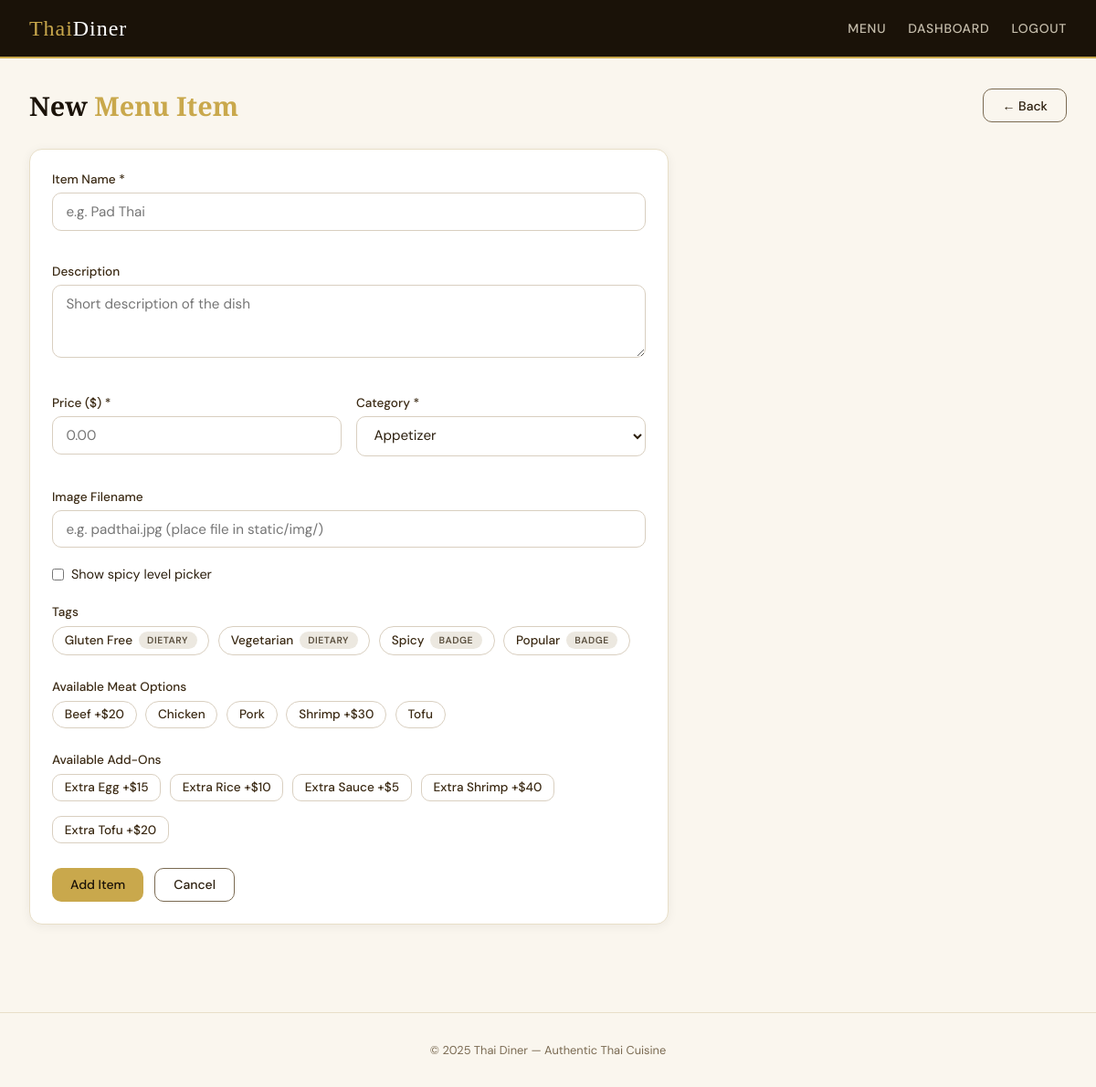
Page /admin/items/new (signed in) on the committed database.
### models.py (models this page shows, shortened)
class Tag(db.Model):
    __tablename__ = 'tag'
    id       = db.Column(db.Integer, primary_key=True)
    label    = db.Column(db.String(50), unique=True, nullable=False)
    tag_type = db.Column(db.String(20), nullable=False)  # 'dietary' or 'badge'

class MeatOption(db.Model):
    __tablename__ = 'meat_option'
    id          = db.Column(db.Integer, primary_key=True)
    name        = db.Column(db.String(80), nullable=False)           # e.g. "Chicken", "Pork", "Tofu"
    extra_price = db.Column(db.Float, default=0.0, nullable=False)   # extra charge on top of base price
    is_default  = db.Column(db.Boolean, default=False, nullable=False)  # pre-selected option in UI

class AddOn(db.Model):
    __tablename__ = 'add_on'
    id    = db.Column(db.Integer, primary_key=True)
    name  = db.Column(db.String(100), nullable=False)  # e.g. "Extra Egg", "Extra Tofu"
    price = db.Column(db.Float, nullable=False)         # additional cost

### app.py (the view, shortened to what this page needs)
@app.route('/admin/items/new', methods=['GET', 'POST'])
@login_required
def admin_item_new():
    categories   = Category.query.order_by(Category.display_order).all()
    tags         = Tag.query.all()
    meat_options = MeatOption.query.order_by(MeatOption.name).all()
    add_ons      = AddOn.query.order_by(AddOn.name).all()
    return render_template('admin/item_form.html',
                           categories=categories, tags=tags,
                           meat_options=meat_options, add_ons=add_ons,
                           item=None)

### app.py (called while the page is built)
@login_manager.user_loader
def load_user(user_id):
    return Admin.query.get(int(user_id))

### templates/admin/item_form.html (shortened to what this page needs)
{% extends "base.html" %}
{% block content %}
<main>
  <div class="page-header">
    <h1 class="page-title">{{ 'Edit' if item else 'New' }} <span>Menu Item</span></h1>
    <a href="{{ url_for('admin_dashboard') }}" class="btn btn-outline">← Back</a>
  </div>
  <div class="card" style="max-width:700px">
    <form method="POST">
      <div style="display:grid;grid-template-columns:1fr 1fr;gap:1rem">
        <div class="form-group" style="grid-column:1/-1">
          <label>Item Name *</label>
          <input type="text" name="name" class="form-control"
                 value="{{ item.name if item else '' }}" required placeholder="e.g. Pad Thai">
        </div>
        <div class="form-group" style="grid-column:1/-1">
          <label>Description</label>
          <textarea name="description" class="form-control"
                    placeholder="Short description of the dish">{{ item.description if item else '' }}</textarea>
        </div>
        <div class="form-group">
          <label>Price ($) *</label>
          <input type="number" name="price" class="form-control" step="0.01" min="0"
                 value="{{ item.price if item else '' }}" required placeholder="0.00">
        </div>
        <div class="form-group">
          <label>Category *</label>
          <select name="category_id" class="form-control" required>
            {% for cat in categories %}
              <option value="{{ cat.id }}"
                {% if item and item.category_id == cat.id %}selected{% endif %}>
                {{ cat.name | title }}
              </option>
            {% endfor %}
          </select>
        </div>
        <div class="form-group" style="grid-column:1/-1">
          <label>Image Filename</label>
          <input type="text" name="image_url" class="form-control"
                 value="{{ item.image_url if item else '' }}"
                 placeholder="e.g. padthai.jpg (place file in static/img/)">
        </div>
      </div>
      <div style="display:flex;gap:2rem;margin-bottom:1.5rem">
        <label style="display:flex;align-items:center;gap:0.5rem;font-size:0.9rem;cursor:pointer">
          <input type="checkbox" name="has_spicy_option"
                 {{ 'checked' if item and item.has_spicy_option else '' }}>
          Show spicy level picker
        </label>
      </div>
      <div class="form-group">
        <label>Tags</label>
        <div style="display:flex;flex-wrap:wrap;gap:0.6rem">
          {% for tag in tags %}
            <label style="display:flex;align-items:center;gap:0.4rem;font-size:0.85rem;cursor:pointer;
                          padding:0.35rem 0.8rem;border:1.5px solid #d9cfc0;border-radius:999px;
                          background:{% if item and tag in item.tags %}var(--gold){% else %}#fff{% endif %}">
              {{ tag.label | replace('_',' ') | title }}
              <span class="badge badge-gray" style="font-size:0.65rem">{{ tag.tag_type }}</span>
            </label>
          {% endfor %}
        </div>
      </div>
      <div class="form-group">
        <label>Available Meat Options</label>
        <div style="display:flex;flex-wrap:wrap;gap:0.6rem">
          {% for m in meat_options %}
            <label style="display:flex;align-items:center;gap:0.4rem;font-size:0.85rem;cursor:pointer;
                          padding:0.35rem 0.8rem;border:1.5px solid #d9cfc0;border-radius:999px;
                          background:{% if item and m in item.meat_options %}var(--gold){% else %}#fff{% endif %}">
              {{ m.name }}{% if m.extra_price > 0 %} +${{ "%.0f"|format(m.extra_price) }}{% endif %}
            </label>
          {% endfor %}
        </div>
      </div>
      <div class="form-group">
        <label>Available Add-Ons</label>
        <div style="display:flex;flex-wrap:wrap;gap:0.6rem">
          {% for a in add_ons %}
            <label style="display:flex;align-items:center;gap:0.4rem;font-size:0.85rem;cursor:pointer;
                          padding:0.35rem 0.8rem;border:1.5px solid #d9cfc0;border-radius:var(--radius);
                          background:{% if item and a in item.add_ons %}var(--dark);color:var(--gold){% else %}#fff{% endif %}">
              {{ a.name }} +${{ "%.0f"|format(a.price) }}
            </label>
          {% endfor %}
        </div>
      </div>
      <div style="display:flex;gap:0.75rem;margin-top:0.5rem">
        <button type="submit" class="btn btn-gold">
          {{ 'Save Changes' if item else 'Add Item' }}
        </button>
        <a href="{{ url_for('admin_dashboard') }}" class="btn btn-outline">Cancel</a>
      </div>
    </form>
  </div>
</main>
{% endblock %}

### templates/base.html (style rules this page uses)
:root { --gold: #c9a84c; --gold-lt: #e8c97a; --dark: #1a1208; --brown: #3b2a14; --cream: #faf6ee; --warm: #f0e8d4; --red: #b83228; --text: #2c1f0e; --muted: #7a6a52; --radius: 10px; }
*, *::before, *::after { box-sizing: border-box; margin: 0; padding: 0; }
body { font-family: 'DM Sans', sans-serif; background: var(--cream); color: var(--text); min-height: 100vh; }
main { padding: 2rem; max-width: 1200px; margin: 0 auto; }
.btn { display: inline-block; padding: 0.55rem 1.25rem; border-radius: var(--radius); font-family: 'DM Sans', sans-serif; font-size: 0.875rem; font-weight: 500; cursor: pointer; border: none; text-decoration: none; transition: opacity 0.2s, transform 0.1s; }
.btn-gold { background: var(--gold); color: var(--dark); }
.btn-outline { background: transparent; color: var(--text); border: 1.5px solid var(--muted); }
.form-group { margin-bottom: 1.25rem; }
.form-group label { display: block; font-size: 0.85rem; font-weight: 500; margin-bottom: 0.4rem; color: var(--brown); }
.form-control { width: 100%; padding: 0.6rem 0.9rem; border: 1.5px solid #d9cfc0; border-radius: var(--radius); font-family: 'DM Sans', sans-serif; font-size: 0.95rem; background: #fff; color: var(--text); transition: border-color 0.2s; }
textarea.form-control { resize: vertical; min-height: 80px; }
.card { background: #fff; border-radius: 14px; border: 1px solid #e8dfc8; padding: 1.5rem; box-shadow: 0 2px 12px rgba(26,18,8,0.06); }
.page-header { display: flex; align-items: center; justify-content: space-between; margin-bottom: 1.75rem; }
.page-title { font-family: 'Playfair Display', serif; font-size: 1.8rem; color: var(--dark); font-weight: 700; }
.page-title span { color: var(--gold); }
.badge { display: inline-block; padding: 0.2rem 0.6rem; border-radius: 999px; font-size: 0.72rem; font-weight: 600; text-transform: uppercase; letter-spacing: 0.05em; }
.badge-gray { background: #ece8e0; color: #5a4f3e; }

### rows in the picture
Tag: label "Gluten Free", tag_type "DIETARY"
Tag: label "Vegetarian", tag_type "DIETARY"
Tag: label "Spicy", tag_type "BADGE"
Tag: label "Popular", tag_type "BADGE"
MeatOption: name "Beef", extra_price "20"
MeatOption: name "Chicken"
MeatOption: name "Pork"
MeatOption: name "Shrimp", extra_price "30"
MeatOption: name "Tofu"
AddOn: name "Extra Egg", price "15"
AddOn: name "Extra Rice", price "10"
AddOn: name "Extra Sauce", price "5"
AddOn: name "Extra Shrimp", price "40"
AddOn: name "Extra Tofu", price "20"

### other values in the picture
{{ 'Edit' if item else 'New' }} "New"
{{ 'Save Changes' if item else 'Add Item' }} "Add Item"
{{ 2025 }} "2025"
form field category_id "Appetizer"
